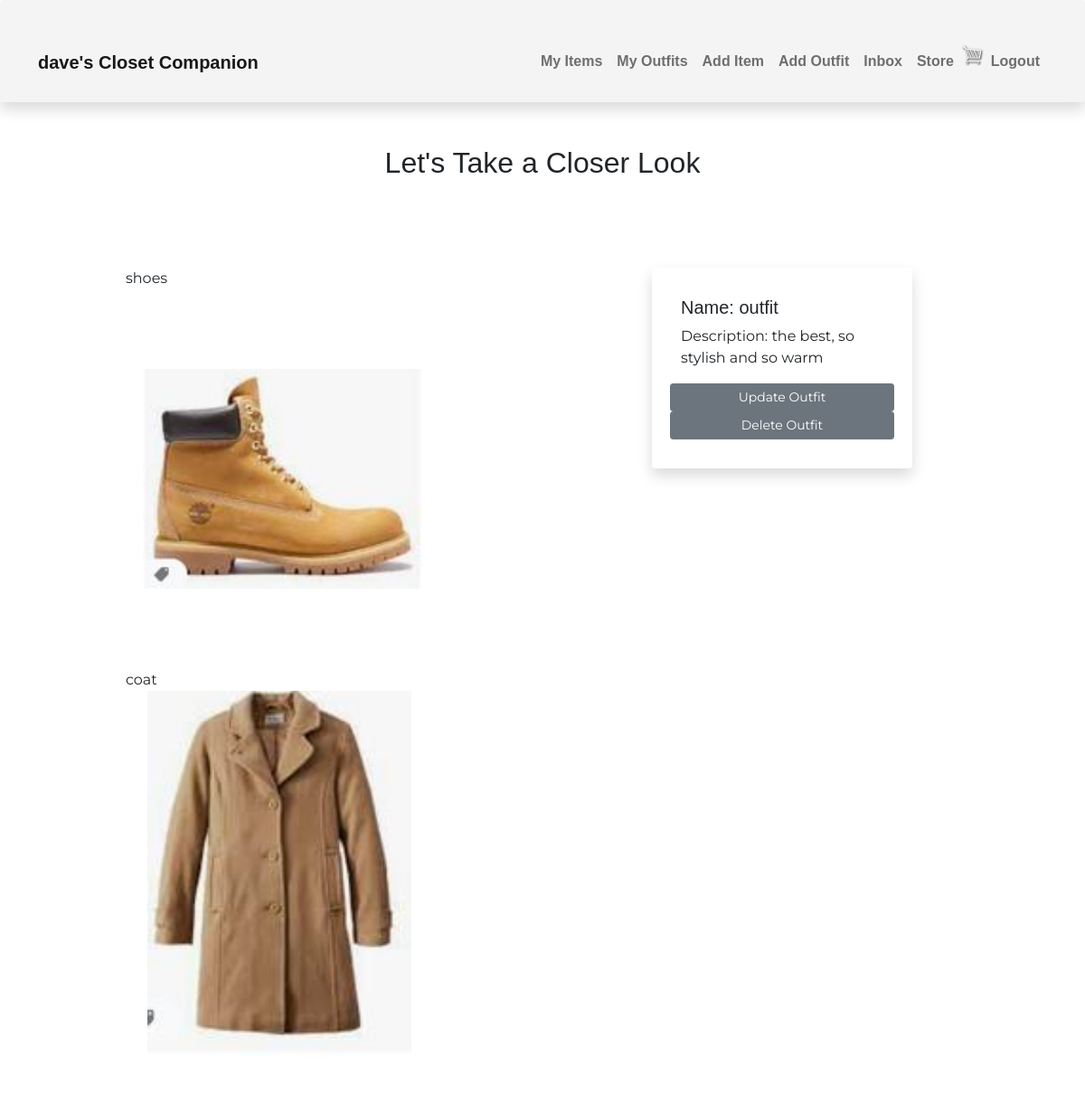
Screenshot of /wardrobe/outfit/c13338f49a7445cca050d90ce84accbc/ (signed in) with the database file from the repository.
### user/models.py (models this page shows, shortened)
class Profile(models.Model):
    user = models.OneToOneField(
        User, on_delete=models.CASCADE, null=True, blank=True)
    name = models.CharField(max_length=200, blank=True, null=True)
    email = models.EmailField(max_length=500, blank=True, null=True)
    username = models.CharField(max_length=200, blank=True, null=True)
    created = models.DateTimeField(auto_now_add=True)
    id = models.UUIDField(default=uuid.uuid4, unique=True,
                          primary_key=True, editable=False)

### wardrobe/models.py (models this page shows, shortened)
class Item(models.Model):
    top = 'top'
    bottom = 'bottom'
    dress = 'dress'
    shoe = 'shoe'
    outerwear = 'outerwear'
    handbag = 'handbag'
    other = 'other'
    item_type = [
        (top, 'top'),
        (bottom, 'bottom'),
        (dress, 'dress'),
        (shoe, 'shoe'),
        (outerwear, 'outerwear'),
        (handbag, 'handbag'),
        (other, 'other'),
    ]
    owner = models.ForeignKey(Profile, null=True, blank=True, on_delete=models.CASCADE)
    name = models.CharField(max_length=100)
    description = models.TextField(max_length=300, blank=True, null=True)
    type = models.CharField(max_length=100, choices = item_type, default=shoe)
    image = ResizedImageField(size=[961, 1140], blank=True, null=True, upload_to="images", default="images/itemdefault.jpg")
    url = models.URLField(max_length=200, blank=True, null=True)
    sell = models.BooleanField(default=False)
    price = models.DecimalField(max_digits=7, decimal_places=2, blank=True, null=True)
    tags = models.ManyToManyField('Tag', blank=True)
    created = models.DateTimeField(auto_now_add=True)
    id = models.UUIDField(default=uuid.uuid4, unique=True, primary_key=True, editable=False)
    @property
    def imageURL(self):
        try:
            url = self.image.url
        except:
            url = ''
        return url

class Outfit(models.Model):
    owner = models.ForeignKey(Profile, null=True, blank=True, on_delete=models.SET_NULL)
    items= models.ManyToManyField(Item)
    name = models.CharField(max_length=100)
    description = models.TextField(max_length=300, blank=True, null=True)
    id = models.UUIDField(default=uuid.uuid4, unique=True, primary_key=True, editable=False)

### wardrobe/views.py (the view)
# urls.py: path('outfit/<str:pk>/', views.outfit, name='outfit'),
@login_required(login_url="login")
def outfit(request, pk):
    outfitObj = Outfit.objects.get(id=pk)
    context = {'outfit': outfitObj}
    return render(request, 'wardrobe/single_outfit.html', context)

### wardrobe/templates/wardrobe/single_outfit.html
{% extends 'main.html' %}
{% block content %}
<div class="container-lg">
  <div class="text-center">
    <h2>Let's Take a Closer Look</h2>
  </div>
  <div class="row my-5 g-5 justify-content-around">
    <div class="col-6 col-lg-4 align-items-center">
        {% for item in outfit.items.all %}
            {{item.name}}
            {% if item.url %}
            <img src="{{item.url}}" class="card-img-top">
            {% else %}
            <img src="{{item.imageURL}}" class="card-img-top">
            {% endif %}
        {% endfor %}
    </div>
    <div class="col-6 col-lg-4">
      <div class="card shadow p-3 mb-5 bg-body rounded" style="width: 18rem;">
        <div class="card-body">
          <h5 class="card-title">Name: {{ outfit.name }}</h5>
          <p class="card-text">Description: {{ outfit.description|linebreaksbr }}</p>
          <div class="row align-items-center">
            <a class="btn btn-secondary btn-sm" href="{% url 'update-outfit' outfit.id %}">Update Outfit</a>
            <a class="btn btn-secondary btn-sm" href="{% url 'delete-outfit' outfit.id %}">Delete Outfit</a>
          </div>
        </div>
      </div>
    </div>
  </div>
</div>
{% endblock %}

### templates/navbar.html (shortened to what this page needs)
{% load static %}
<nav class="navbar navbar-expand-lg navbar-light pt-5 pb-4 shadow p-3 mb-5 rounded nav-background">
    <div class="container-lg">
        <a class="navbar-brand" href="/">
        {% if request.user.is_authenticated %}
        <span class="nav-text fw-bold">
            {{request.user.profile.username}}'s Closet Companion
        </span>
        </a>
        {% else %}
        <a class="navbar-brand" href="/">
        <span class="nav-text fw-bold">
            Closet Companion
        </span>
        </a>
        {% endif %}
        <div class="collapse navbar-collapse justify-content-end align-center" id="main-nav">
        {% if request.user.is_authenticated %}
        <ul class="navbar-nav">
            <li class="nav-item">
            <a class="nav-link nav-text fw-bold" href="{% url 'items' %}">My Items</a></span>
            </li>
            <li class="nav-item">
            <a class="nav-link nav-text fw-bold" href="{% url 'outfits' %}">My Outfits</a></span>
            </li>
            <li class="nav-item d-none d-md-inline">
            <a class="nav-link nav-text fw-bold" href="{% url 'create-item' %}">Add Item</a>
            </li>
            <li class="nav-item d-none d-md-inline">
            <a class="nav-link nav-text fw-bold" href="{% url 'create-outfit' %}">Add Outfit</a>
            </li>
            <li class="nav-item">
            <a class="nav-link nav-text fw-bold" href="{% url 'inbox' %}">Inbox</a>
            </li>
            <li class="nav-item d-none d-md-inline">
            <a class="nav-link nav-text fw-bold" href="{% url 'store' %}">Store</a>
            </li>
            <div>
                <a href="{% url 'cart' %}">
                <img class="menu-icon" width="30px" id='cart-icon' src="{% static 'images/cart.png' %}" alt="">
                </a>
            </div>
            <li class="nav-item">
            <a class="nav-link nav-text fw-bold" href="{% url 'logout' %}">Logout</a>
            </li>
        </ul>
        {% endif %}
        </div>
    </div>
</nav>

### static/css/wardrobe.css (style rules this page uses)
body { background-color: #fff; font-family: 'Montserrat', sans-serif; }
h1, h2, h3, h4, h5, h6 { font-family: 'Manrope', sans-serif; }
.nav-background { background-color: #f2f2f2cb; }
.nav-text { font-family: 'Manrope', sans-serif; }
.card { border: none; }
.card-img-top { width: 100%; height: 40vh; object-fit: contain; }
@media (min-width: 768px) { .card-img-top { height: 35vw; } }
.menu-icon { display: inline-block; }
#cart-icon { width: 25px; display: inline-block; align-items: center; }

### rows the page displays
Item: name "shoes", imageURL (picture)
Item: name "coat", imageURL (picture)
Outfit: name "outfit", description "the best, so stylish and so warm"

### other values shown
{{ request.user.profile.username }} "dave"
